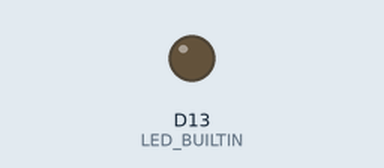
Simulated run of this program. Board: Adafruit Feather M0. Parts: output pins drawn as LEDs (lit = HIGH). A WiFi scan finds three made-up networks; what the program prints to the serial monitor is not drawn.

Above: at 3.0 s.
At 9.4 s:
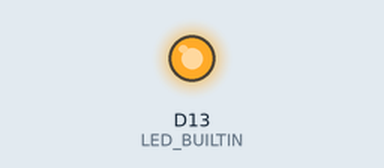
Timing chart, 0 to 13.7 s (numbered marks = the images above):
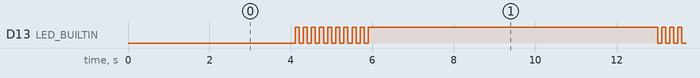

Measured:
- by itself, D13 (LED_BUILTIN): repeats every 9.0 s: 8 × (LOW 0.10 s, HIGH 0.10 s), LOW 0.10 s, HIGH 7.1 s, LOW 0.10 s, HIGH 0.10 s
- by itself, everything shown: repeats every 9.0 s, in 8 steps

The program:

main.cpp
```cpp
/**
 *  Scan WiFi Networks
 */

#include "Arduino.h"
#include <SPI.h>
#include <WiFi101.h>

// Declare functions
void printMacAddress();
void listNetworks();
void printMacAddress(byte[]);
void printEncryptionType(int);

#ifndef LED_BUILTIN
    #define LED_BUILTIN 13
#endif

void setup() {
    //Configure pins for Adafruit ATWINC1500 Feather
    WiFi.setPins(8,7,4,2);

    //Initialize serial and wait for port to open:
    Serial.begin(115200);

    //while (!Serial); // wait for serial port to connect. Needed for native USB port only

    delay(2000);

    Serial.println("Begin LED BLINKER");
    pinMode(LED_BUILTIN, OUTPUT);

    // check for the presence of the shield:
    if (WiFi.status() == WL_NO_SHIELD) {
        Serial.println("WiFi shield not present");
        // don't continue:
        while (true);
    }
}

void blink(int N) {
    // blink N times

    for (int i=0; i<N; i++) {
        digitalWrite(LED_BUILTIN, LOW);
        delay(100);
        digitalWrite(LED_BUILTIN, HIGH);
        delay(100);
    }
}

void loop() {
    // Print WiFi MAC address:
    printMacAddress();

    // scan for existing networks:
    Serial.println("Scanning available networks...");
    listNetworks();

    Serial.println("End of scan");

    // blink 10 times; introduces 10 seconds delay
    blink(10);

    // delay next scan
    delay(5000);
}

void printMacAddress() {
    // the MAC address of your WiFi shield
    byte mac[6];

    // print your MAC address:
    WiFi.macAddress(mac);
    Serial.print("MAC: ");
    printMacAddress(mac);
}

void listNetworks() {
    // scan for nearby networks:
    Serial.println("** Scan Networks **");
    int numSsid = WiFi.scanNetworks();
    if (numSsid == -1)
    {
        Serial.println("Couldn't get a wifi connection");
        while (true);
    }

    // print the list of networks seen:
    Serial.print("number of available networks:");
    Serial.println(numSsid);

    // print the network number and name for each network found:
    for (int thisNet = 0; thisNet < numSsid; thisNet++) {
        Serial.print(thisNet);
        Serial.print(") ");
        Serial.print(WiFi.SSID(thisNet));
        Serial.print("\tSignal: ");
        Serial.print(WiFi.RSSI(thisNet));
        Serial.print(" dBm");
        Serial.print("\tEncryption: ");
        printEncryptionType(WiFi.encryptionType(thisNet));
        Serial.flush();
    }
}

void printEncryptionType(int thisType) {
    // read the encryption type and print out the name:
    switch (thisType) {
        case ENC_TYPE_WEP:
            Serial.println("WEP");
            break;
        case ENC_TYPE_TKIP:
            Serial.println("WPA");
            break;
        case ENC_TYPE_CCMP:
            Serial.println("WPA2");
            break;
        case ENC_TYPE_NONE:
            Serial.println("None");
            break;
        case ENC_TYPE_AUTO:
            Serial.println("Auto");
            break;
    }
}

void printMacAddress(byte mac[]) {
    for (int i = 5; i >= 0; i--) {
        if (mac[i] < 16) {
            Serial.print("0");
        }
        Serial.print(mac[i], HEX);
        if (i > 0) {
            Serial.print(":");
        }
    }
    Serial.println();
}
```
